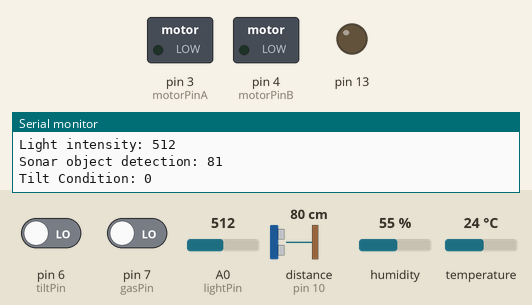
Simulated run of this sketch. Board: Arduino Uno, built with avr-gcc and run on an emulated ATmega328P. Parts: switched loads named in the sketch (green lamp = pin HIGH), output pins drawn as LEDs (lit = HIGH), the last lines printed to the serial monitor. Inputs (shaded band) come from the test bench; at power-on: distance to the obstacle (sensor on pin 10) 80 cm, pin 6 (tiltPin) LOW, pin 7 (gasPin) LOW, A0 (lightPin) = 512, humidity 55 %, temperature 24 °C. The echo pulse lasts 58.3 µs per cm.

Above: at 3.6 s.
3.7 s: distance to the obstacle (sensor on pin 10) set to 5 cm
At 5.0 s:
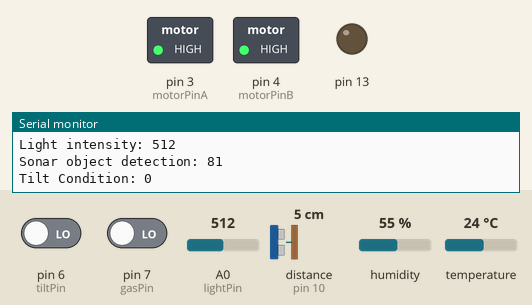
8.0 s: distance to the obstacle (sensor on pin 10) set to 2 cm
At 10.7 s:
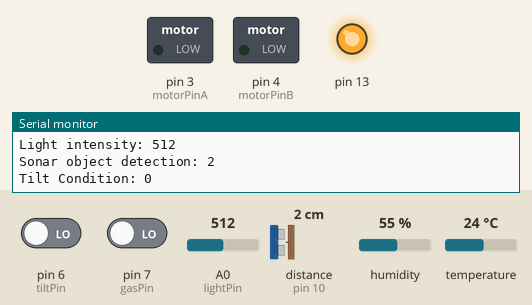
Timing chart, 0 to 12.2 s (numbered marks = the images above; inputs shaded):
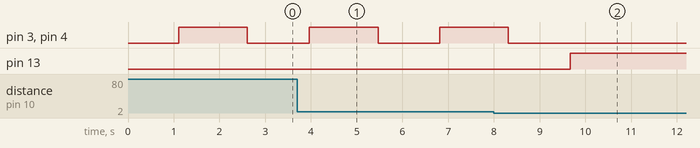

The sketch:

PTECHSensoryBot.ino
```cpp
#include <DHT.h>
#include <NewPing.h>

#define TRIGGER_PIN 11
#define ECHO_PIN 10
#define MAX_DISTANCE 500

#define DHTPIN 9     // what pin we're connected to for temp
#define DHTTYPE DHT11   // DHT 11 tye of temp sensor
DHT dht(DHTPIN, DHTTYPE);

int motorPinA = 3;
int motorPinB = 4;
int gasPin = 7;
int gasPinRead = 0;
int lightPin = 0;  //define a pin for Photo resistor
int lightPinRead = 0;
int tiltPin = 6; //buttonpin
int tiltPinRead = 0; //buttonstate
int ultrasonicDistanceCM = 300;
//  int f2 = 0;

NewPing sonar(TRIGGER_PIN, ECHO_PIN, MAX_DISTANCE);

void setup() {
//   Serial.begin(9600);
//   Serial.begin(115200);
 pinMode(motorPinA, OUTPUT);
  pinMode(motorPinB, OUTPUT);
  pinMode(gasPin, INPUT);
pinMode(tiltPin, INPUT);
pinMode(13, OUTPUT);
digitalWrite(13, LOW);
digitalWrite(12, LOW);

  Serial.begin(9600);
  Serial.println("DHTxx test!");
   dht.begin();
}


void loop() {
//  digitalWrite(motorPinB, LOW);
//  digitalWrite(motorPinA, LOW);
//
////  delay(1000);
//  digitalWrite(motorPinB, HIGH);
//  digitalWrite(motorPinA, HIGH);


// digitalWrite(motorPinB, LOW);
//  digitalWrite(motorPinA, LOW);
gasPinRead = digitalRead(gasPin);
//int gasReadValue = digitalRead(gasPin);

lightPinRead =  analogRead(lightPin);
//int lightReadValue = analogRead(lightPin);

tiltPinRead = digitalRead(tiltPin);
//int tiltReadValue = digitalRead(tiltPin);

//delay(50);
int uS = sonar.ping();
//Serial.print("Ping: ");
//Serial.print(uS / US_ROUNDTRIP_CM);
//Serial.println("cm");

ultrasonicDistanceCM = uS / US_ROUNDTRIP_CM;
//int distanceReadValue = uS / US_ROUNDTRIP_CM;
//Serial.println(distanceReadValue);


  // Reading temperature or humidity takes about 250 milliseconds!
  // Sensor readings may also be up to 2 seconds 'old' (its a very slow sensor)
  float h = dht.readHumidity();
  // Read temperature as Celsius
  float t = dht.readTemperature();
  // Read temperature as Fahrenheit
  float f = dht.readTemperature(true);
//  f2 = f + 1;

   Serial.print("Humidity: ");
  Serial.print(h);
  Serial.print(" %\t");
  Serial.print("Temperature: ");
//  Serial.print(t);
//  Serial.print(" *C ");
  Serial.print(f);
  Serial.print("Temp limit: ");
//    Serial.print(f2);
  Serial.print(" *F\t");
//  Serial.print("Heat index: ");
//  Serial.print(hi);
  Serial.println(" *F");

   Serial.print("Air safety: ");
Serial.println(gasPinRead);
   Serial.print("Light intensity: ");
Serial.println(lightPinRead );
   Serial.print("Sonar object detection: ");
Serial.println(ultrasonicDistanceCM);
   Serial.print("Tilt Condition: ");
Serial.println(tiltPinRead);
//Serial.print(f);
//Serial.print(h);
delay(1000);
//if (gasReadValue < 1 || lightReadValue <125 || distanceReadValue <3 || f>80 || h>26)
if (gasPinRead = 1 && lightPinRead > 125 && ultrasonicDistanceCM > 3)
{
  //environment is okay to go!
digitalWrite(13, LOW);  //red
digitalWrite(12, HIGH);  //green
  digitalWrite(motorPinB, HIGH);
  digitalWrite(motorPinA, HIGH);
delay(1500);
digitalWrite(motorPinB, LOW);
  digitalWrite(motorPinA, LOW);
delay(250);

}
//int f2 = f + 2

//else if (f > f2)
//{
//   //environmental temp issues detected!!
//  digitalWrite(13, HIGH); //red
//    digitalWrite(12, LOW); //green
//  digitalWrite(motorPinB, LOW);
//  digitalWrite(motorPinA, LOW);
//delay(5000);
//
//}
else
{
 //environmental issues detected!!
  digitalWrite(13, HIGH); //red
    digitalWrite(12, LOW); //green
  digitalWrite(motorPinB, LOW);
  digitalWrite(motorPinA, LOW);
delay(5000);

}


// digitalWrite(motorPinA, LOW);
// delay(1000);


}
```

Measured:
- the behaviour switches between 4 and 3 cm on distance to the obstacle (sensor on pin 10) (found by bisection; images 1 and 2)
- after the input at 8.0 s, pin 3 (motorPinA), pin 4 (motorPinB): goes on until 8.3 s, then stays LOW; pin 13: LOW → HIGH after 1.7 s
